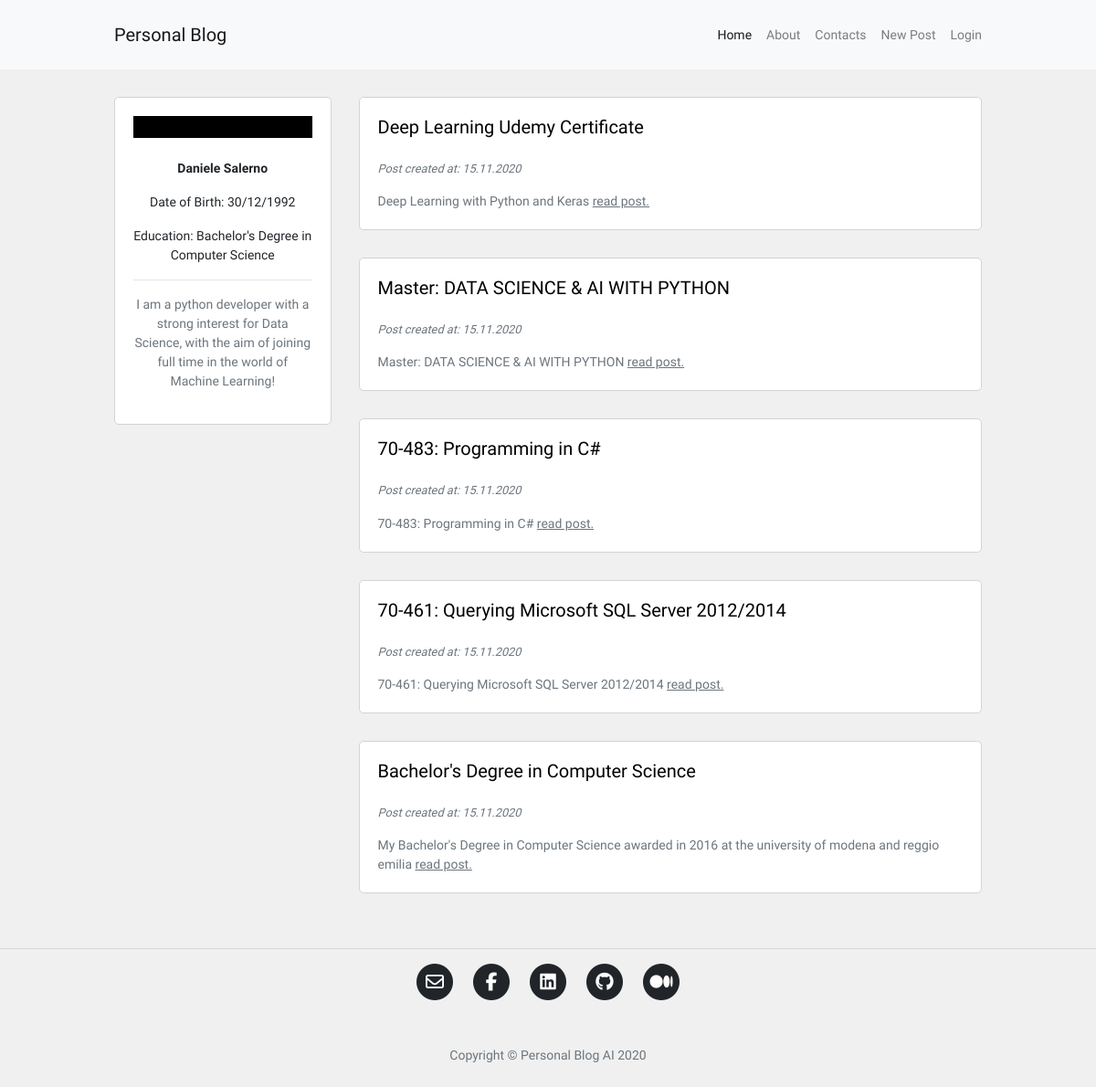
Before: / with the older database file.
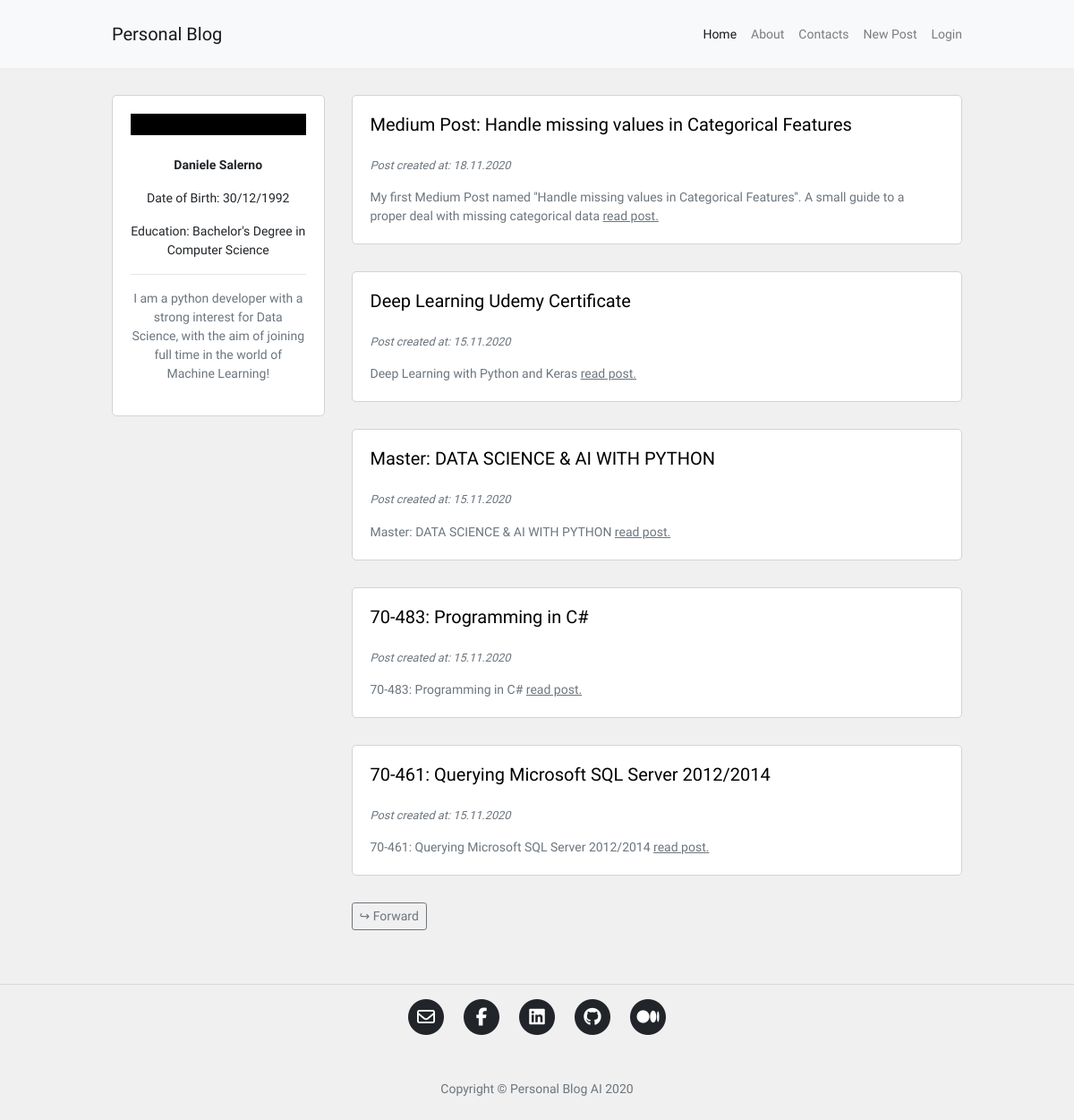
After: the same page with the newer database file.
### blog/models.py (models this page shows, shortened)
class Post(db.Model):
    id = db.Column(db.Integer, primary_key=True)
    user_id = db.Column(db.Integer, db.ForeignKey('user.id'), nullable=False)
    insert_time = db.Column(db.DateTime, default=datetime.now)
    title = db.Column(db.String(120), nullable=False)
    description = db.Column(db.String(240))
    body = db.Column(db.Text(), nullable=False)
    slug = db.Column(db.String(250))
    image = db.Column(db.String(120))

### blog/routes.py (the view)
@app.route("/")
def homepage():
    page_number = request.args.get('page', 1, type=int)
    posts = Post.query.order_by(Post.insert_time.desc()).paginate(page_number, 5, True)
    if posts.has_next:
        next_page = url_for("homepage", page=posts.next_num)
    else:
        next_page = None
    if posts.has_prev:
        previous_page = url_for("homepage", page=posts.prev_num)
    else:
        previous_page = None
    return render_template("homepage.html", posts=posts, current_page=page_number,
                            next_page=next_page, previous_page=previous_page)

### blog/templates/homepage.html (shortened to what this page needs)
{% extends 'base.html' %}
{% block content %}
<div class="container content-container">
    <div class="row no-gutters">
        <div class="col-md-9 order-md-2">
            {% for post in posts.items %}
            <div class="single-post-home">
                <h5>
                    <a href="{{ url_for('post_detail', post_slug=post.slug) }}">
                        <p class="hover-underline-animation">{{ post.title }}</p>
                    </a>
                </h5>
                <p class="p-small-two text-muted">
                    Post created at: {{ post.insert_time.strftime('%d.%m.%Y') }}
                </p>
                {% if post.description %}
                <p class="p-small-one text-muted mb-0">
                    {{ post.description }}
                    <a class="read-more" href="{{ url_for('post_detail', post_slug=post.slug) }}">read post.</a>
                </p>
                {% endif %}
            </div>
            {% endfor %}
            <div class="pagination-block">
                {% if next_page %}
                <a class="btn btn-sm btn-outline-secondary" href="{{ next_page }}">↪ Forward</a>
                {% endif %}
            </div>
        </div>
        <div class="col-md-3 order-md-1">
            {% include 'about_me_snippet.html' %}
        </div>
    </div>
</div>
{% endblock %}

### blog/templates/base.html (shortened to what this page needs)
<!DOCTYPE html>
<html lang="en">
<head>
    <link rel="stylesheet" href="https://cdn.jsdelivr.net/npm/bootstrap@4.5.3/dist/css/bootstrap.min.css">
	<link rel="stylesheet" href="{{ url_for('static', filename='blog.css') }}">
	<link rel="stylesheet" href="{{ url_for('static', filename='animations.css') }}">
</head>
<body>
    <nav class="navbar navbar-expand-lg navbar-light bg-light">
        <div class="container navbar-container">
            <a class="navbar-brand" href="{{ url_for('homepage') }}">Personal Blog</a>
            <div class="collapse navbar-collapse" id="navbarSupportedContent">
                <ul class="navbar-nav ml-auto">
                <li class="nav-item">
                    <a class="nav-link {% if request.path == '/' %}active{% endif %}" href="{{ url_for('homepage') }}">Home <span class="sr-only">(current)</span></a>
                </li>
                <li class="nav-item">
                    <a class="nav-link {% if request.path == '/about' %}active{% endif %}" href="{{ url_for('about') }}">About</a>
                </li>
                <li class="nav-item">
                    <a class="nav-link {% if request.path == '/contact' %}active{% endif %}" href="{{ url_for('contact') }}">Contacts</a>
                </li>
                <li class="nav-item">
                    <a class="nav-link {% if request.path == '/create-post' %}active{% endif %}" href="{{ url_for('post_create') }}">New Post</a>
                </li>
                {% if current_user.is_authenticated %}
                <li class="nav-item">
                    <a class="nav-link" href="{{ url_for('logout') }}">Logout</a>
                </li>
                {% else %}
                <li class="nav-item">
                    <a class="nav-link" href="{{ url_for('login') }}">Login</a>
                </li>
                {% endif %}
                </ul>
            </div>
        </div>
    </nav>
    {% block content %}
    {% endblock %}
	<hr>
	<footer>
	  <div class="container">
		<div class="row">
		  <div class="col-lg-8 col-md-10 mx-auto">
			<ul class="list-inline text-center">
			  <li class="list-inline-item">
				<a href="mailto:salerno.daniele92@gmail.com">
				  <span class="fa-stack fa-lg">
					<i class="fas fa-circle fa-stack-2x"></i>
					<i class="far fa-envelope fa-stack-1x fa-inverse"></i>
				  </span>
				</a>
			  </li>
			  <li class="list-inline-item">
				<a href="https://www.facebook.com/account92">
				  <span class="fa-stack fa-lg">
					<i class="fas fa-circle fa-stack-2x"></i>
					<i class="fab fa-facebook-f fa-stack-1x fa-inverse"></i>
				  </span>
				</a>
			  </li>
			  <li class="list-inline-item">
				<a href="https://www.linkedin.com/in/daniele-salerno-1314ab129/">
				  <span class="fa-stack fa-lg">
					<i class="fas fa-circle fa-stack-2x"></i>
					<i class="fab fa-linkedin fa-stack-1x fa-inverse"></i>
				  </span>
				</a>
			  </li>
			  <li class="list-inline-item">
				<a href="https://github.com/daniele-salerno">
				  <span class="fa-stack fa-lg">
					<i class="fas fa-circle fa-stack-2x"></i>
					<i class="fab fa-github fa-stack-1x fa-inverse"></i>
				  </span>
				</a>
			  </li>
			  <li class="list-inline-item">
				<a href="https://daniele-salerno.medium.com/">
				  <span class="fa-stack fa-lg">
					<i class="fas fa-circle fa-stack-2x"></i>
					<i class="fab fa-medium fa-stack-1x fa-inverse"></i>
				  </span>
				</a>
			  </li>
			</ul>
			<p class="copyright text-muted">Copyright &copy; Personal Blog AI 2020</p>
		  </div>
		</div>
	  </div>
	</footer>
</body>
</html>

### blog/templates/about_me_snippet.html (shortened to what this page needs)
<div class="about-snippet-block text-center">
  <figure class="hover-img">
  </figure>
  <p class="p-small-one"><strong>Daniele Salerno</strong></p>
  <p class="p-small-one">Date of Birth: 30/12/1992</p>
  <p class="p-small-one">Education: Bachelor's Degree in Computer Science</p>
  <hr>
  <p class="p-small-one text-muted">I am a python developer with a strong interest for Data Science, with the aim of joining full time in the world of Machine Learning!</p>
</div>

### blog/static/blog.css (style rules this page uses)
html, body { font-family: 'Oxanium', sans-serif; background-color: #f0f0f0; }
a { color: #212529; transition: all .2s; }
.navbar-container { max-width: 950px; font-size: 0.875rem; padding: 10px 0px 10px 0px; }
.content-container { max-width: 950px; margin-top: 30px; margin-bottom: 30px; padding: 0px; }
.pagination-block { margin-bottom: 30px; }
.about-snippet-block { background-color: #fff; border: 1px solid #d3d3d3; border-radius: 5px; padding: 20px; }
.single-post-home { background-color: #fff; border: 1px solid #d3d3d3; border-radius: 5px; padding: 20px; margin-bottom: 30px; }
.p-small-one { font-size: 0.875rem; }
.p-small-two { font-size: 0.800rem; font-style: italic; }
@media (min-width: 768px) { .single-post-home { margin-left: 30px; } }
@media (min-width: 768px) { .pagination-block { margin-left: 30px; } }
@media (min-width: 768px) { .nav-link { padding-right: 0px !important; padding-left: 1rem !important; } }
.read-more { color: #6c757d; text-decoration: underline; }
.list-inline { padding: 50px 0 65px; margin: 0; padding: 0; }
.copyright { padding: 50px 0 65px; font-size: 14px; margin-bottom: 0; text-align: center; }

### blog/static/animations.css (style rules this page uses)
.hover-img { background-color: #000; color: #fff; display: inline-block; overflow: hidden; position: relative; text-align: center; width: 100%; }
.hover-img:before, .hover-img:after { background-color: rgba(0, 0, 0, 0.5); border-top: 32px solid rgba(0, 0, 0, 0.5); border-bottom: 32px solid rgba(0, 0, 0, 0.5); position: absolute; top: 0; bottom: 0; left: 0; right: 0; content: ''; transition: all 0.3s ease; z-index: 1; opacity: 0; transform: scaleY(2); }
.container { overflow-x: hidden; width: 100%; }
.hover-underline-animation { display: inline-block; position: relative; color: #000; }
.hover-underline-animation:after { content: ''; position: absolute; width: 100%; transform: scaleX(0); height: 2px; bottom: 0; left: 0; background-color: #000; transform-origin: bottom right; transition: transform 0.25s ease-out; }

Changed rows visible on the page:
no longer on this page (row edited): Post: title "Bachelor's Degree in Computer Science", insert_time "15.11.2020", description "My Bachelor's Degree in Computer Science awarded in 2016 at the university of modena and reggio emilia"
added Post: title "Medium Post: Handle missing values in Categorical Features", insert_time "18.11.2020", description "My first Medium Post named ''Handle missing values in Categorical Features''. A small guide to a proper deal with missing categorical data"
Other visible differences:
text now shown: "↪ Forward"
